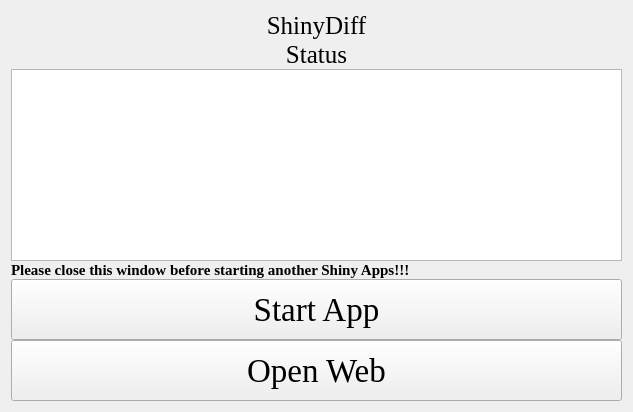
<?xml version="1.0" encoding="UTF-8"?>
<ui version="4.0">
 <class>Form</class>
 <widget class="QWidget" name="Form">
  <property name="geometry">
   <rect>
    <x>0</x>
    <y>0</y>
    <width>633</width>
    <height>412</height>
   </rect>
  </property>
  <property name="windowTitle">
   <string>Form</string>
  </property>
  <property name="styleSheet">
   <string notr="true">background-image: url(D:/tools/Pycharm/pyqt/logo/green_back.png);</string>
  </property>
  <layout class="QGridLayout" name="gridLayout_4">
   <property name="verticalSpacing">
    <number>0</number>
   </property>
   <item row="0" column="0">
    <layout class="QGridLayout" name="gridLayout_5">
     <property name="verticalSpacing">
      <number>0</number>
     </property>
     <item row="0" column="0" colspan="3">
      <widget class="QLabel" name="label">
       <property name="sizePolicy">
        <sizepolicy hsizetype="Preferred" vsizetype="Fixed">
         <horstretch>0</horstretch>
         <verstretch>0</verstretch>
        </sizepolicy>
       </property>
       <property name="font">
        <font>
         <family>Times New Roman</family>
         <pointsize>19</pointsize>
        </font>
       </property>
       <property name="text">
        <string>ShinyDiff</string>
       </property>
       <property name="alignment">
        <set>Qt::AlignCenter</set>
       </property>
      </widget>
     </item>
     <item row="3" column="0" colspan="3">
      <widget class="QLabel" name="label_4">
       <property name="sizePolicy">
        <sizepolicy hsizetype="Preferred" vsizetype="Fixed">
         <horstretch>0</horstretch>
         <verstretch>0</verstretch>
        </sizepolicy>
       </property>
       <property name="font">
        <font>
         <family>Times New Roman</family>
         <pointsize>19</pointsize>
        </font>
       </property>
       <property name="text">
        <string>Status</string>
       </property>
       <property name="alignment">
        <set>Qt::AlignCenter</set>
       </property>
      </widget>
     </item>
     <item row="5" column="0" rowspan="2" colspan="3">
      <widget class="QTextBrowser" name="textBrowser">
       <property name="styleSheet">
        <string notr="true">background-image: url(D:/Documents/Desktop/white.png)</string>
       </property>
      </widget>
     </item>
     <item row="7" column="0" colspan="3">
      <widget class="QLabel" name="label_3">
       <property name="sizePolicy">
        <sizepolicy hsizetype="Preferred" vsizetype="Fixed">
         <horstretch>0</horstretch>
         <verstretch>0</verstretch>
        </sizepolicy>
       </property>
       <property name="font">
        <font>
         <family>Times New Roman</family>
         <pointsize>11</pointsize>
         <weight>75</weight>
         <bold>true</bold>
        </font>
       </property>
       <property name="text">
        <string>Please close this window before starting another Shiny Apps!!!</string>
       </property>
      </widget>
     </item>
     <item row="8" column="0" colspan="3">
      <widget class="QPushButton" name="pushButton">
       <property name="sizePolicy">
        <sizepolicy hsizetype="Preferred" vsizetype="Preferred">
         <horstretch>0</horstretch>
         <verstretch>0</verstretch>
        </sizepolicy>
       </property>
       <property name="font">
        <font>
         <family>Times New Roman</family>
         <pointsize>25</pointsize>
        </font>
       </property>
       <property name="text">
        <string>Start App</string>
       </property>
      </widget>
     </item>
     <item row="9" column="0" colspan="3">
      <widget class="QPushButton" name="pushButton_2">
       <property name="sizePolicy">
        <sizepolicy hsizetype="Preferred" vsizetype="Preferred">
         <horstretch>0</horstretch>
         <verstretch>0</verstretch>
        </sizepolicy>
       </property>
       <property name="font">
        <font>
         <family>Times New Roman</family>
         <pointsize>25</pointsize>
        </font>
       </property>
       <property name="text">
        <string>Open Web</string>
       </property>
      </widget>
     </item>
    </layout>
   </item>
  </layout>
 </widget>
 <resources/>
 <connections/>
</ui>
